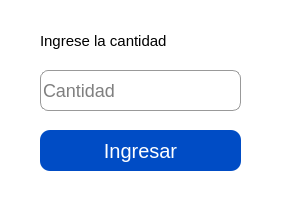
<?xml version="1.0" encoding="UTF-8"?>
<ui version="4.0">
 <class>Form</class>
 <widget class="QWidget" name="Form">
  <property name="geometry">
   <rect>
    <x>0</x>
    <y>0</y>
    <width>281</width>
    <height>206</height>
   </rect>
  </property>
  <property name="windowTitle">
   <string>Form</string>
  </property>
  <property name="styleSheet">
   <string notr="true">background-color: rgb(255, 255, 255);</string>
  </property>
  <widget class="QLineEdit" name="lineEdit">
   <property name="geometry">
    <rect>
     <x>40</x>
     <y>70</y>
     <width>201</width>
     <height>41</height>
    </rect>
   </property>
   <property name="styleSheet">
    <string notr="true">border: 1px solid #999;
border-radius: 8px;
font-size: 18px;</string>
   </property>
   <property name="placeholderText">
    <string>Cantidad</string>
   </property>
  </widget>
  <widget class="QLabel" name="label">
   <property name="geometry">
    <rect>
     <x>40</x>
     <y>20</y>
     <width>201</width>
     <height>41</height>
    </rect>
   </property>
   <property name="styleSheet">
    <string notr="true">font-size: 15px;
font: 75 20pt &quot;Dubai&quot;;</string>
   </property>
   <property name="text">
    <string>Ingrese la cantidad</string>
   </property>
  </widget>
  <widget class="QPushButton" name="pushButton">
   <property name="geometry">
    <rect>
     <x>40</x>
     <y>130</y>
     <width>201</width>
     <height>41</height>
    </rect>
   </property>
   <property name="styleSheet">
    <string notr="true">background-color: rgb(0, 76, 197);
color: rgb(255, 255, 255);
font-size: 20px;
border-radius: 10px;</string>
   </property>
   <property name="text">
    <string>Ingresar</string>
   </property>
  </widget>
 </widget>
 <resources/>
 <connections/>
</ui>
